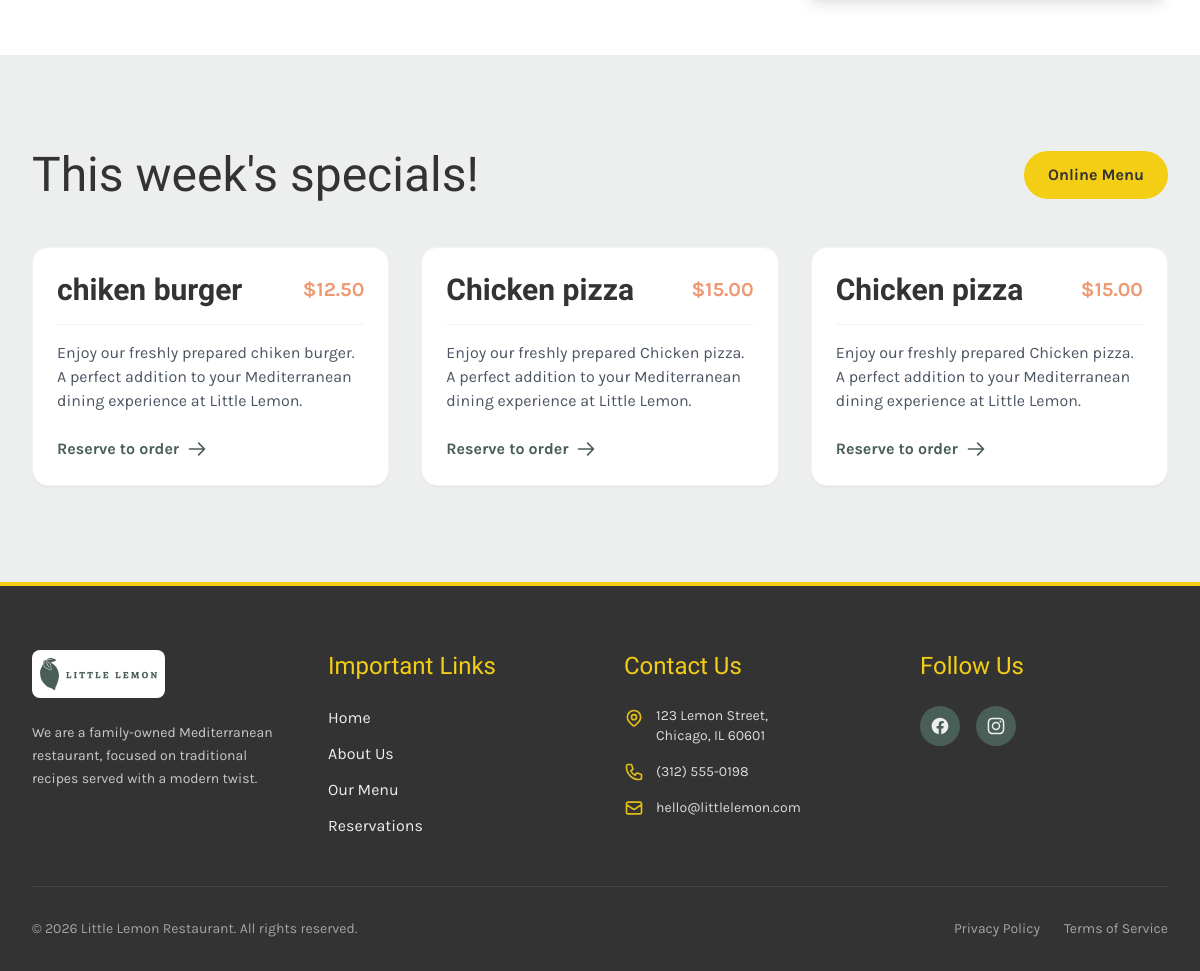
/restaurant/ (lower part), run on an earlier commit of the app's database.
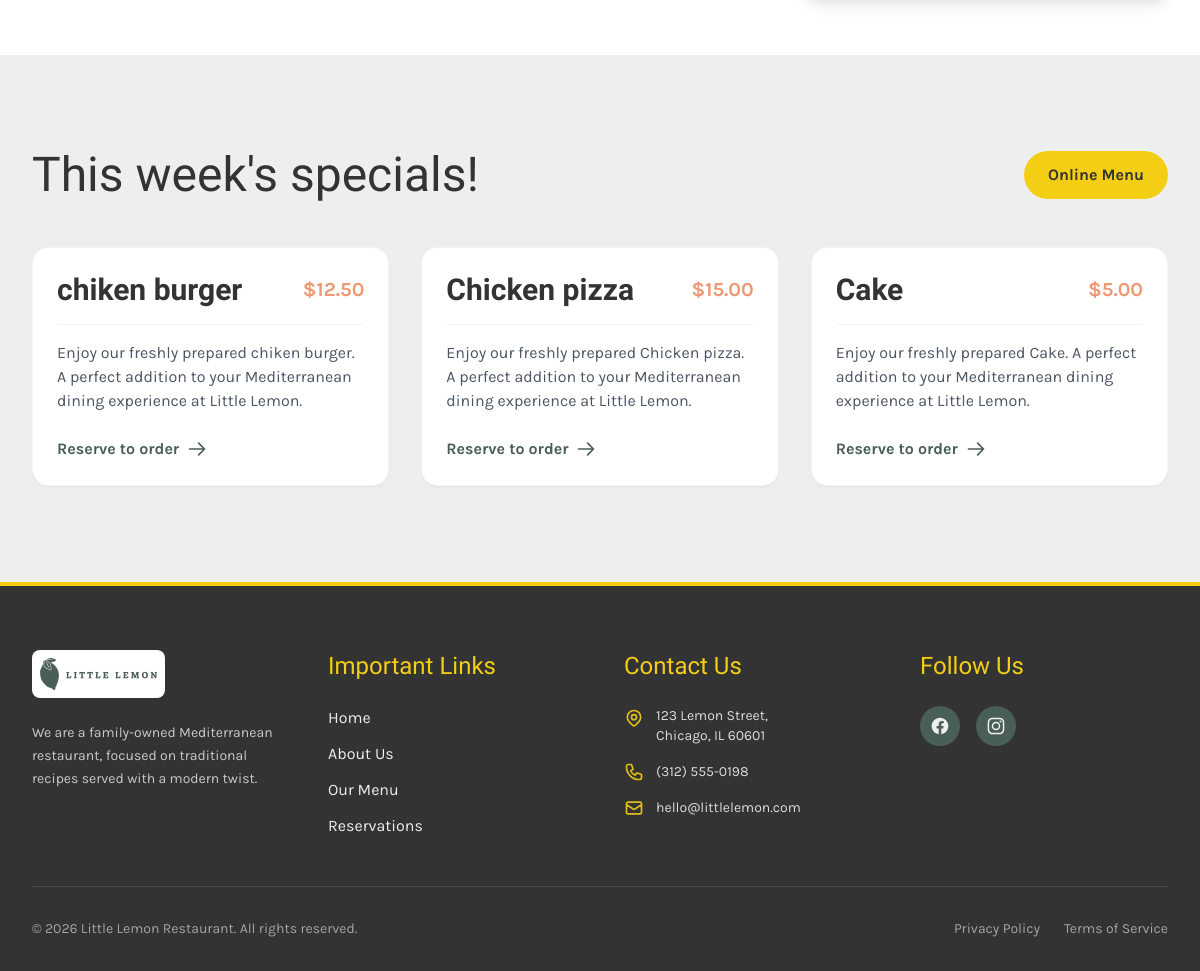
And on a later commit of the database.
### restaurant/models.py (models this page shows, shortened)
class Menu(models.Model):
    Title = models.CharField(max_length=255)
    Price = models.DecimalField(max_digits=10, decimal_places=2)
    Inventory = models.IntegerField()

### restaurant/views.py (the view)
# urls.py: path('', views.index, name='home'),
def index(request):
    menu_data = Menu.objects.all()[:3]
    return render(request, 'index.html', {"menu_data": menu_data})

### templates/index.html (shortened to what the changed rows need)
{% load static %}
<!doctype html>
<html lang="en">
  <head>
    <script src="https://cdn.tailwindcss.com"></script>
  </head>
  <body
    class="font-body bg-brandGray text-brandDark antialiased flex flex-col min-h-screen"
  >
    <main class="flex-grow">
      <section class="max-w-7xl mx-auto px-4 sm:px-6 lg:px-8 py-16 md:py-24">
        <div
          class="flex flex-col md:flex-row justify-between items-center mb-12"
        >
          <h2
            class="font-heading text-4xl md:text-5xl text-brandDark mb-6 md:mb-0"
          >
            This week's specials!
          </h2>
        </div>
        <div class="grid grid-cols-1 md:grid-cols-2 lg:grid-cols-3 gap-8">
          {% for item in menu_data %}
          <div
            class="bg-white rounded-2xl shadow-sm border border-gray-100 p-6 flex flex-col hover:shadow-md transition-shadow"
          >
            <div
              class="flex justify-between items-center mb-4 border-b border-gray-100 pb-4"
            >
              <h3 class="font-heading text-3xl font-bold text-brandDark">
                {{ item.Title }}
              </h3>
              <span class="text-brandSalmon font-bold text-xl"
                >${{ item.Price }}</span
              >
            </div>
            <p class="text-gray-600 mb-6 flex-grow">
              Enjoy our freshly prepared {{ item.Title }}. A perfect addition to
              your Mediterranean dining experience at Little Lemon.
            </p>
            <a
              href="{% url 'book' %}"
              class="font-bold text-brandGreen hover:text-brandYellow flex items-center transition-colors mt-auto"
            >
              Reserve to order
              <svg
                class="w-5 h-5 ml-2"
                fill="none"
                stroke="currentColor"
                viewBox="0 0 24 24"
              >
                <path
                  stroke-linecap="round"
                  stroke-linejoin="round"
                  stroke-width="2"
                  d="M14 5l7 7m0 0l-7 7m7-7H3"
                ></path>
              </svg>
            </a>
          </div>
          {% endfor %}
        </div>
      </section>
    </main>
  </body>
</html>

What changed in the data, as far as the page shows it:
removed Menu: Title "Chicken pizza", Price "15.00"
added Menu: Title "Cake", Price "5.00"
